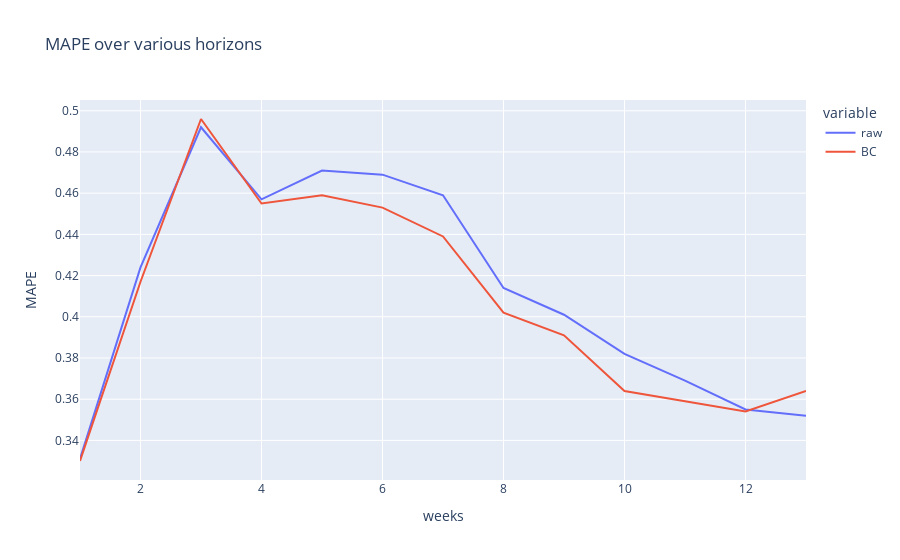

The notebook cell saved with this chart:
### Code cell
fig = hor.plot(title='MAPE over various horizons')
fig.update_xaxes(title='weeks')
fig.update_yaxes(title='MAPE')

### Figure 1 — Plotly figure (JSON) as saved in the notebook; plotly's stock layout.template omitted (floating-point values rounded to 4 significant figures)
{"data": [{"hovertemplate": "variable=raw<br>index=%{x}<br>value=%{y}<extra></extra>", "legendgroup": "raw", "line": {"color": "#636efa", "dash": "solid"}, "marker": {"symbol": "circle"}, "mode": "lines", "name": "raw", "orientation": "v", "showlegend": true, "type": "scatter", "x": [1, 2, 3, 4, 5, 6, 7, 8, 9, 10, 11, 12, 13], "xaxis": "x", "y": [0.331, 0.424, 0.492, 0.457, 0.471, 0.469, 0.459, 0.414, 0.401, 0.382, 0.369, 0.355, 0.352], "yaxis": "y"}, {"hovertemplate": "variable=BC<br>index=%{x}<br>value=%{y}<extra></extra>", "legendgroup": "BC", "line": {"color": "#EF553B", "dash": "solid"}, "marker": {"symbol": "circle"}, "mode": "lines", "name": "BC", "orientation": "v", "showlegend": true, "type": "scatter", "x": [1, 2, 3, 4, 5, 6, 7, 8, 9, 10, 11, 12, 13], "xaxis": "x", "y": [0.33, 0.417, 0.496, 0.455, 0.459, 0.453, 0.439, 0.402, 0.391, 0.364, 0.359, 0.354, 0.364], "yaxis": "y"}], "layout": {"legend": {"title": {"text": "variable"}, "tracegroupgap": 0}, "title": {"text": "MAPE over various horizons"}, "xaxis": {"anchor": "y", "domain": [0, 1], "title": {"text": "weeks"}}, "yaxis": {"anchor": "x", "domain": [0, 1], "title": {"text": "MAPE"}}}}
